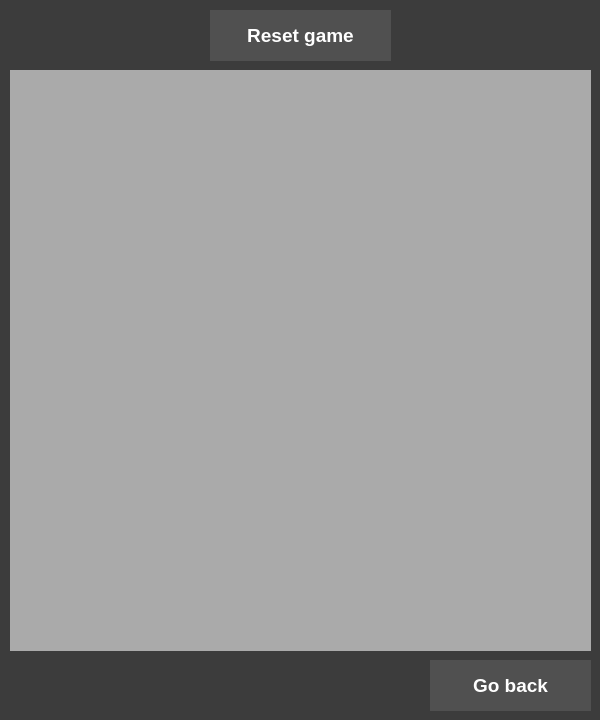
<?xml version="1.0" encoding="UTF-8"?>
<ui version="4.0">
 <class>PuzzleGamesClass</class>
 <widget class="QMainWindow" name="PuzzleGamesClass">
  <property name="geometry">
   <rect>
    <x>0</x>
    <y>0</y>
    <width>600</width>
    <height>720</height>
   </rect>
  </property>
  <property name="windowTitle">
   <string>Puzzle Games</string>
  </property>
  <widget class="QWidget" name="centralWidget">
   <property name="styleSheet">
    <string notr="true">background-color: rgb(60,60,60);
</string>
   </property>
   <widget class="QStackedWidget" name="MainStackedWidget">
    <property name="geometry">
     <rect>
      <x>0</x>
      <y>0</y>
      <width>601</width>
      <height>721</height>
     </rect>
    </property>
    <property name="currentIndex">
     <number>1</number>
    </property>
    <widget class="QWidget" name="GameSelectWindow">
     <widget class="QLabel" name="SelectGameLabel">
      <property name="geometry">
       <rect>
        <x>160</x>
        <y>0</y>
        <width>291</width>
        <height>51</height>
       </rect>
      </property>
      <property name="font">
       <font>
        <pointsize>14</pointsize>
        <bold>true</bold>
       </font>
      </property>
      <property name="styleSheet">
       <string notr="true">color: rgb(255, 255, 255);</string>
      </property>
      <property name="text">
       <string>Select game</string>
      </property>
      <property name="alignment">
       <set>Qt::AlignCenter</set>
      </property>
     </widget>
     <widget class="QLabel" name="bar">
      <property name="geometry">
       <rect>
        <x>0</x>
        <y>48</y>
        <width>601</width>
        <height>4</height>
       </rect>
      </property>
      <property name="font">
       <font>
        <pointsize>14</pointsize>
        <bold>true</bold>
       </font>
      </property>
      <property name="styleSheet">
       <string notr="true">background-color:rgb(140,140,140);</string>
      </property>
      <property name="text">
       <string/>
      </property>
      <property name="alignment">
       <set>Qt::AlignCenter</set>
      </property>
     </widget>
     <widget class="QFrame" name="GamesFrame">
      <property name="geometry">
       <rect>
        <x>10</x>
        <y>60</y>
        <width>581</width>
        <height>651</height>
       </rect>
      </property>
      <property name="sizePolicy">
       <sizepolicy hsizetype="Fixed" vsizetype="Fixed">
        <horstretch>0</horstretch>
        <verstretch>0</verstretch>
       </sizepolicy>
      </property>
      <property name="styleSheet">
       <string notr="true">background-color: rgb(60,60,60);
</string>
      </property>
      <property name="frameShape">
       <enum>QFrame::StyledPanel</enum>
      </property>
      <property name="frameShadow">
       <enum>QFrame::Raised</enum>
      </property>
      <layout class="QVBoxLayout" name="verticalLayout">
       <property name="leftMargin">
        <number>0</number>
       </property>
       <property name="topMargin">
        <number>0</number>
       </property>
       <property name="rightMargin">
        <number>0</number>
       </property>
       <property name="bottomMargin">
        <number>0</number>
       </property>
       <item>
        <layout class="QHBoxLayout" name="GamesLayoutTop">
         <property name="spacing">
          <number>16</number>
         </property>
         <property name="sizeConstraint">
          <enum>QLayout::SetMaximumSize</enum>
         </property>
         <property name="leftMargin">
          <number>0</number>
         </property>
         <property name="topMargin">
          <number>0</number>
         </property>
         <property name="rightMargin">
          <number>0</number>
         </property>
         <item>
          <widget class="QFrame" name="MSweeperSelectFrame">
           <property name="sizePolicy">
            <sizepolicy hsizetype="Maximum" vsizetype="Preferred">
             <horstretch>0</horstretch>
             <verstretch>0</verstretch>
            </sizepolicy>
           </property>
           <property name="minimumSize">
            <size>
             <width>172</width>
             <height>200</height>
            </size>
           </property>
           <property name="maximumSize">
            <size>
             <width>172</width>
             <height>200</height>
            </size>
           </property>
           <property name="styleSheet">
            <string notr="true">background-color:rgb(100,100,100);
border-radius: 10px;</string>
           </property>
           <property name="frameShape">
            <enum>QFrame::StyledPanel</enum>
           </property>
           <property name="frameShadow">
            <enum>QFrame::Raised</enum>
           </property>
           <widget class="QLabel" name="MSweeperSelectLabel">
            <property name="geometry">
             <rect>
              <x>10</x>
              <y>0</y>
              <width>151</width>
              <height>41</height>
             </rect>
            </property>
            <property name="font">
             <font>
              <pointsize>14</pointsize>
              <bold>false</bold>
             </font>
            </property>
            <property name="styleSheet">
             <string notr="true">color: rgb(255, 255, 255);</string>
            </property>
            <property name="text">
             <string>Minesweeper</string>
            </property>
            <property name="alignment">
             <set>Qt::AlignCenter</set>
            </property>
           </widget>
           <widget class="QPushButton" name="MSweeperPlayBtn">
            <property name="geometry">
             <rect>
              <x>20</x>
              <y>150</y>
              <width>131</width>
              <height>41</height>
             </rect>
            </property>
            <property name="sizePolicy">
             <sizepolicy hsizetype="Preferred" vsizetype="Preferred">
              <horstretch>0</horstretch>
              <verstretch>0</verstretch>
             </sizepolicy>
            </property>
            <property name="minimumSize">
             <size>
              <width>0</width>
              <height>0</height>
             </size>
            </property>
            <property name="font">
             <font>
              <pointsize>12</pointsize>
             </font>
            </property>
            <property name="mouseTracking">
             <bool>true</bool>
            </property>
            <property name="styleSheet">
             <string notr="true">border:0px;
color: rgb(255, 255, 255);

padding: 0px 0px 0px 0px;
background-color: rgb(80,80,80);</string>
            </property>
            <property name="text">
             <string>Play</string>
            </property>
            <property name="checkable">
             <bool>true</bool>
            </property>
           </widget>
           <widget class="QFrame" name="MSweeperPicFrame">
            <property name="geometry">
             <rect>
              <x>30</x>
              <y>40</y>
              <width>111</width>
              <height>101</height>
             </rect>
            </property>
            <property name="styleSheet">
             <string notr="true">background-color: rgb(80,80,80);
border-radius: 0px;</string>
            </property>
            <property name="frameShape">
             <enum>QFrame::StyledPanel</enum>
            </property>
            <property name="frameShadow">
             <enum>QFrame::Raised</enum>
            </property>
            <widget class="QLabel" name="MSweeperPic">
             <property name="geometry">
              <rect>
               <x>10</x>
               <y>10</y>
               <width>91</width>
               <height>81</height>
              </rect>
             </property>
             <property name="text">
              <string/>
             </property>
             <property name="pixmap">
              <pixmap resource="PuzzleGames.qrc">:/minesweeperPicture/minesweeperPicture.png</pixmap>
             </property>
             <property name="scaledContents">
              <bool>true</bool>
             </property>
            </widget>
           </widget>
          </widget>
         </item>
         <item>
          <widget class="QFrame" name="BShipSelectFrame">
           <property name="minimumSize">
            <size>
             <width>172</width>
             <height>200</height>
            </size>
           </property>
           <property name="maximumSize">
            <size>
             <width>172</width>
             <height>200</height>
            </size>
           </property>
           <property name="styleSheet">
            <string notr="true">background-color:rgb(100,100,100);
border-radius: 10px;</string>
           </property>
           <property name="frameShape">
            <enum>QFrame::StyledPanel</enum>
           </property>
           <property name="frameShadow">
            <enum>QFrame::Raised</enum>
           </property>
           <widget class="QLabel" name="BShipSelectLabel">
            <property name="geometry">
             <rect>
              <x>10</x>
              <y>0</y>
              <width>151</width>
              <height>41</height>
             </rect>
            </property>
            <property name="font">
             <font>
              <pointsize>14</pointsize>
              <bold>false</bold>
             </font>
            </property>
            <property name="styleSheet">
             <string notr="true">color: rgb(255, 255, 255);</string>
            </property>
            <property name="text">
             <string>Battleship</string>
            </property>
            <property name="alignment">
             <set>Qt::AlignCenter</set>
            </property>
           </widget>
           <widget class="QPushButton" name="BShipPlayBtn">
            <property name="geometry">
             <rect>
              <x>20</x>
              <y>150</y>
              <width>131</width>
              <height>41</height>
             </rect>
            </property>
            <property name="minimumSize">
             <size>
              <width>0</width>
              <height>0</height>
             </size>
            </property>
            <property name="font">
             <font>
              <pointsize>12</pointsize>
             </font>
            </property>
            <property name="mouseTracking">
             <bool>true</bool>
            </property>
            <property name="styleSheet">
             <string notr="true">border:0px;
color: rgb(255, 255, 255);

padding: 0px 0px 0px 0px;
background-color: rgb(80,80,80);</string>
            </property>
            <property name="text">
             <string>Play</string>
            </property>
            <property name="checkable">
             <bool>true</bool>
            </property>
           </widget>
           <widget class="QFrame" name="BShipPicFrame">
            <property name="geometry">
             <rect>
              <x>30</x>
              <y>40</y>
              <width>111</width>
              <height>101</height>
             </rect>
            </property>
            <property name="styleSheet">
             <string notr="true">background-color: rgb(80,80,80);
border-radius: 0px;</string>
            </property>
            <property name="frameShape">
             <enum>QFrame::StyledPanel</enum>
            </property>
            <property name="frameShadow">
             <enum>QFrame::Raised</enum>
            </property>
            <widget class="QLabel" name="BShipPic">
             <property name="geometry">
              <rect>
               <x>10</x>
               <y>10</y>
               <width>91</width>
               <height>81</height>
              </rect>
             </property>
             <property name="text">
              <string/>
             </property>
             <property name="pixmap">
              <pixmap resource="PuzzleGames.qrc">:/battleshipPicture/battleshipPicture.png</pixmap>
             </property>
             <property name="scaledContents">
              <bool>true</bool>
             </property>
            </widget>
           </widget>
          </widget>
         </item>
         <item>
          <widget class="QFrame" name="FillSquaresSelectFrame">
           <property name="minimumSize">
            <size>
             <width>172</width>
             <height>200</height>
            </size>
           </property>
           <property name="maximumSize">
            <size>
             <width>172</width>
             <height>200</height>
            </size>
           </property>
           <property name="styleSheet">
            <string notr="true">background-color:rgb(100,100,100);
border-radius: 10px;</string>
           </property>
           <property name="frameShape">
            <enum>QFrame::StyledPanel</enum>
           </property>
           <property name="frameShadow">
            <enum>QFrame::Raised</enum>
           </property>
           <widget class="QLabel" name="FillSquaresLabel">
            <property name="geometry">
             <rect>
              <x>10</x>
              <y>0</y>
              <width>151</width>
              <height>41</height>
             </rect>
            </property>
            <property name="font">
             <font>
              <pointsize>14</pointsize>
              <bold>false</bold>
             </font>
            </property>
            <property name="styleSheet">
             <string notr="true">color: rgb(255, 255, 255);</string>
            </property>
            <property name="text">
             <string>Fill the Squares</string>
            </property>
            <property name="alignment">
             <set>Qt::AlignCenter</set>
            </property>
           </widget>
           <widget class="QPushButton" name="FillSquaresPlayBtn">
            <property name="geometry">
             <rect>
              <x>20</x>
              <y>150</y>
              <width>131</width>
              <height>41</height>
             </rect>
            </property>
            <property name="minimumSize">
             <size>
              <width>0</width>
              <height>0</height>
             </size>
            </property>
            <property name="font">
             <font>
              <pointsize>12</pointsize>
             </font>
            </property>
            <property name="mouseTracking">
             <bool>true</bool>
            </property>
            <property name="styleSheet">
             <string notr="true">border:0px;
color: rgb(255, 255, 255);

padding: 0px 0px 0px 0px;
background-color: rgb(80,80,80);</string>
            </property>
            <property name="text">
             <string>Play</string>
            </property>
            <property name="checkable">
             <bool>true</bool>
            </property>
           </widget>
           <widget class="QFrame" name="FillSquaresPicFrame">
            <property name="geometry">
             <rect>
              <x>30</x>
              <y>40</y>
              <width>111</width>
              <height>101</height>
             </rect>
            </property>
            <property name="styleSheet">
             <string notr="true">background-color: rgb(80,80,80);
border-radius: 0px;</string>
            </property>
            <property name="frameShape">
             <enum>QFrame::StyledPanel</enum>
            </property>
            <property name="frameShadow">
             <enum>QFrame::Raised</enum>
            </property>
            <widget class="QLabel" name="FilLSquaresPic">
             <property name="geometry">
              <rect>
               <x>10</x>
               <y>10</y>
               <width>91</width>
               <height>81</height>
              </rect>
             </property>
             <property name="text">
              <string/>
             </property>
             <property name="pixmap">
              <pixmap resource="PuzzleGames.qrc">:/PuzzleGames/fillSquaresPicture.png</pixmap>
             </property>
             <property name="scaledContents">
              <bool>true</bool>
             </property>
            </widget>
           </widget>
          </widget>
         </item>
        </layout>
       </item>
       <item>
        <layout class="QHBoxLayout" name="GamesLayoutMiddle">
         <property name="spacing">
          <number>16</number>
         </property>
         <property name="sizeConstraint">
          <enum>QLayout::SetMaximumSize</enum>
         </property>
         <property name="leftMargin">
          <number>0</number>
         </property>
         <property name="topMargin">
          <number>0</number>
         </property>
         <property name="rightMargin">
          <number>0</number>
         </property>
         <item>
          <widget class="QFrame" name="BlockSlideSelectFrame">
           <property name="sizePolicy">
            <sizepolicy hsizetype="Fixed" vsizetype="Fixed">
             <horstretch>0</horstretch>
             <verstretch>0</verstretch>
            </sizepolicy>
           </property>
           <property name="minimumSize">
            <size>
             <width>172</width>
             <height>200</height>
            </size>
           </property>
           <property name="maximumSize">
            <size>
             <width>172</width>
             <height>200</height>
            </size>
           </property>
           <property name="styleSheet">
            <string notr="true">background-color:rgb(100,100,100);
border-radius: 10px;</string>
           </property>
           <property name="frameShape">
            <enum>QFrame::StyledPanel</enum>
           </property>
           <property name="frameShadow">
            <enum>QFrame::Raised</enum>
           </property>
           <widget class="QLabel" name="MSweeperSelectLabel_2">
            <property name="geometry">
             <rect>
              <x>10</x>
              <y>0</y>
              <width>151</width>
              <height>41</height>
             </rect>
            </property>
            <property name="font">
             <font>
              <pointsize>14</pointsize>
              <bold>false</bold>
             </font>
            </property>
            <property name="styleSheet">
             <string notr="true">color: rgb(255, 255, 255);</string>
            </property>
            <property name="text">
             <string>Block Slide</string>
            </property>
            <property name="alignment">
             <set>Qt::AlignCenter</set>
            </property>
           </widget>
           <widget class="QPushButton" name="BlockSlidePlayBtn">
            <property name="geometry">
             <rect>
              <x>20</x>
              <y>150</y>
              <width>131</width>
              <height>41</height>
             </rect>
            </property>
            <property name="sizePolicy">
             <sizepolicy hsizetype="Preferred" vsizetype="Preferred">
              <horstretch>0</horstretch>
              <verstretch>0</verstretch>
             </sizepolicy>
            </property>
            <property name="minimumSize">
             <size>
              <width>0</width>
              <height>0</height>
             </size>
            </property>
            <property name="font">
             <font>
              <pointsize>12</pointsize>
             </font>
            </property>
            <property name="mouseTracking">
             <bool>true</bool>
            </property>
            <property name="styleSheet">
             <string notr="true">border:0px;
color: rgb(255, 255, 255);

padding: 0px 0px 0px 0px;
background-color: rgb(80,80,80);</string>
            </property>
            <property name="text">
             <string>Play</string>
            </property>
            <property name="checkable">
             <bool>true</bool>
            </property>
           </widget>
           <widget class="QFrame" name="BlockSlidePicFrame">
            <property name="geometry">
             <rect>
              <x>30</x>
              <y>40</y>
              <width>111</width>
              <height>101</height>
             </rect>
            </property>
            <property name="styleSheet">
             <string notr="true">background-color: rgb(80,80,80);
border-radius: 0px;</string>
            </property>
            <property name="frameShape">
             <enum>QFrame::StyledPanel</enum>
            </property>
            <property name="frameShadow">
             <enum>QFrame::Raised</enum>
            </property>
            <widget class="QLabel" name="BlockSlidePic">
             <property name="geometry">
              <rect>
               <x>10</x>
               <y>10</y>
               <width>91</width>
               <height>81</height>
              </rect>
             </property>
             <property name="text">
              <string/>
             </property>
             <property name="scaledContents">
              <bool>true</bool>
             </property>
            </widget>
           </widget>
          </widget>
         </item>
         <item>
          <spacer name="horizontalSpacer">
           <property name="orientation">
            <enum>Qt::Horizontal</enum>
           </property>
           <property name="sizeType">
            <enum>QSizePolicy::Fixed</enum>
           </property>
           <property name="sizeHint" stdset="0">
            <size>
             <width>390</width>
             <height>20</height>
            </size>
           </property>
          </spacer>
         </item>
        </layout>
       </item>
       <item>
        <spacer name="verticalSpacer">
         <property name="orientation">
          <enum>Qt::Vertical</enum>
         </property>
         <property name="sizeType">
          <enum>QSizePolicy::Fixed</enum>
         </property>
         <property name="sizeHint" stdset="0">
          <size>
           <width>20</width>
           <height>194</height>
          </size>
         </property>
        </spacer>
       </item>
      </layout>
     </widget>
    </widget>
    <widget class="QWidget" name="GamePlayingWindow">
     <property name="styleSheet">
      <string notr="true">background-color: rgb(60,60,60);
</string>
     </property>
     <widget class="QStackedWidget" name="GameStackedWidget">
      <property name="enabled">
       <bool>true</bool>
      </property>
      <property name="geometry">
       <rect>
        <x>10</x>
        <y>70</y>
        <width>581</width>
        <height>581</height>
       </rect>
      </property>
      <property name="styleSheet">
       <string notr="true">background: transparent;
</string>
      </property>
      <property name="currentIndex">
       <number>3</number>
      </property>
      <widget class="QWidget" name="Minesweeper">
       <property name="styleSheet">
        <string notr="true">background-color: rgb(255, 255, 127);</string>
       </property>
       <widget class="QFrame" name="MSweeperTileFrame">
        <property name="geometry">
         <rect>
          <x>0</x>
          <y>0</y>
          <width>581</width>
          <height>581</height>
         </rect>
        </property>
        <property name="styleSheet">
         <string notr="true">background-color: rgb(170, 170, 170);
</string>
        </property>
        <property name="frameShape">
         <enum>QFrame::StyledPanel</enum>
        </property>
        <property name="frameShadow">
         <enum>QFrame::Raised</enum>
        </property>
        <widget class="QWidget" name="gridLayoutWidget_3">
         <property name="geometry">
          <rect>
           <x>0</x>
           <y>0</y>
           <width>581</width>
           <height>581</height>
          </rect>
         </property>
         <layout class="QGridLayout" name="MSweeperMainGrid">
          <property name="leftMargin">
           <number>0</number>
          </property>
          <property name="topMargin">
           <number>0</number>
          </property>
          <property name="rightMargin">
           <number>0</number>
          </property>
          <property name="bottomMargin">
           <number>0</number>
          </property>
          <property name="spacing">
           <number>0</number>
          </property>
         </layout>
        </widget>
       </widget>
      </widget>
      <widget class="QWidget" name="Battleship">
       <widget class="QFrame" name="BShipTileFrame">
        <property name="geometry">
         <rect>
          <x>0</x>
          <y>0</y>
          <width>581</width>
          <height>581</height>
         </rect>
        </property>
        <property name="styleSheet">
         <string notr="true">background-color: rgb(170, 170, 170);
</string>
        </property>
        <property name="frameShape">
         <enum>QFrame::StyledPanel</enum>
        </property>
        <property name="frameShadow">
         <enum>QFrame::Raised</enum>
        </property>
        <widget class="QWidget" name="gridLayoutWidget_2">
         <property name="geometry">
          <rect>
           <x>0</x>
           <y>0</y>
           <width>581</width>
           <height>581</height>
          </rect>
         </property>
         <layout class="QGridLayout" name="BShipMainGrid">
          <property name="leftMargin">
           <number>0</number>
          </property>
          <property name="topMargin">
           <number>0</number>
          </property>
          <property name="rightMargin">
           <number>0</number>
          </property>
          <property name="bottomMargin">
           <number>0</number>
          </property>
          <property name="spacing">
           <number>0</number>
          </property>
         </layout>
        </widget>
       </widget>
      </widget>
      <widget class="QWidget" name="FillTheSquares">
       <widget class="QFrame" name="FillSquaresTileFrame">
        <property name="geometry">
         <rect>
          <x>0</x>
          <y>0</y>
          <width>581</width>
          <height>581</height>
         </rect>
        </property>
        <property name="styleSheet">
         <string notr="true">background-color: rgb(170, 170, 170);
</string>
        </property>
        <property name="frameShape">
         <enum>QFrame::StyledPanel</enum>
        </property>
        <property name="frameShadow">
         <enum>QFrame::Raised</enum>
        </property>
        <widget class="QWidget" name="gridLayoutWidget_6">
         <property name="geometry">
          <rect>
           <x>0</x>
           <y>0</y>
           <width>581</width>
           <height>581</height>
          </rect>
         </property>
         <layout class="QGridLayout" name="FillSquaresMainGrid">
          <property name="leftMargin">
           <number>0</number>
          </property>
          <property name="topMargin">
           <number>0</number>
          </property>
          <property name="rightMargin">
           <number>0</number>
          </property>
          <property name="bottomMargin">
           <number>0</number>
          </property>
          <property name="spacing">
           <number>0</number>
          </property>
         </layout>
        </widget>
       </widget>
      </widget>
      <widget class="QWidget" name="BlockSlide">
       <widget class="QFrame" name="BlockSlideTileFrame">
        <property name="geometry">
         <rect>
          <x>0</x>
          <y>0</y>
          <width>581</width>
          <height>581</height>
         </rect>
        </property>
        <property name="styleSheet">
         <string notr="true">background-color: rgb(170, 170, 170);
</string>
        </property>
        <property name="frameShape">
         <enum>QFrame::StyledPanel</enum>
        </property>
        <property name="frameShadow">
         <enum>QFrame::Raised</enum>
        </property>
        <widget class="QWidget" name="gridLayoutWidget_8">
         <property name="geometry">
          <rect>
           <x>0</x>
           <y>0</y>
           <width>581</width>
           <height>581</height>
          </rect>
         </property>
         <layout class="QGridLayout" name="BlockSlideMainGrid">
          <property name="leftMargin">
           <number>0</number>
          </property>
          <property name="topMargin">
           <number>0</number>
          </property>
          <property name="rightMargin">
           <number>0</number>
          </property>
          <property name="bottomMargin">
           <number>0</number>
          </property>
          <property name="spacing">
           <number>0</number>
          </property>
         </layout>
        </widget>
       </widget>
      </widget>
     </widget>
     <widget class="QPushButton" name="ResetButton">
      <property name="geometry">
       <rect>
        <x>210</x>
        <y>10</y>
        <width>181</width>
        <height>51</height>
       </rect>
      </property>
      <property name="font">
       <font>
        <pointsize>14</pointsize>
        <bold>true</bold>
       </font>
      </property>
      <property name="styleSheet">
       <string notr="true">color: rgb(255, 255, 255);
background-color: rgb(80,80,80);
border: 0px;</string>
      </property>
      <property name="text">
       <string>Reset game</string>
      </property>
     </widget>
     <widget class="QLabel" name="TopRightLabel">
      <property name="geometry">
       <rect>
        <x>410</x>
        <y>10</y>
        <width>181</width>
        <height>51</height>
       </rect>
      </property>
      <property name="font">
       <font>
        <pointsize>14</pointsize>
        <bold>true</bold>
       </font>
      </property>
      <property name="styleSheet">
       <string notr="true">color: rgb(255, 255, 255);</string>
      </property>
      <property name="text">
       <string/>
      </property>
      <property name="alignment">
       <set>Qt::AlignCenter</set>
      </property>
     </widget>
     <widget class="QLabel" name="TopLeftLabel">
      <property name="geometry">
       <rect>
        <x>10</x>
        <y>10</y>
        <width>181</width>
        <height>51</height>
       </rect>
      </property>
      <property name="font">
       <font>
        <pointsize>14</pointsize>
        <bold>true</bold>
       </font>
      </property>
      <property name="styleSheet">
       <string notr="true">color: rgb(255, 255, 255);</string>
      </property>
      <property name="text">
       <string/>
      </property>
      <property name="alignment">
       <set>Qt::AlignCenter</set>
      </property>
     </widget>
     <widget class="QLabel" name="StatusLabel">
      <property name="geometry">
       <rect>
        <x>170</x>
        <y>660</y>
        <width>261</width>
        <height>51</height>
       </rect>
      </property>
      <property name="font">
       <font>
        <pointsize>14</pointsize>
        <bold>true</bold>
       </font>
      </property>
      <property name="styleSheet">
       <string notr="true">color: rgb(255, 255, 255);</string>
      </property>
      <property name="text">
       <string/>
      </property>
      <property name="alignment">
       <set>Qt::AlignCenter</set>
      </property>
     </widget>
     <widget class="QPushButton" name="GoBackButton">
      <property name="geometry">
       <rect>
        <x>430</x>
        <y>660</y>
        <width>161</width>
        <height>51</height>
       </rect>
      </property>
      <property name="font">
       <font>
        <pointsize>14</pointsize>
        <bold>true</bold>
       </font>
      </property>
      <property name="styleSheet">
       <string notr="true">color: rgb(255, 255, 255);
background-color: rgb(80,80,80);
border: 0px;</string>
      </property>
      <property name="text">
       <string>Go back</string>
      </property>
     </widget>
    </widget>
   </widget>
  </widget>
 </widget>
 <layoutdefault spacing="6" margin="11"/>
 <resources>
  <include location="PuzzleGames.qrc"/>
 </resources>
 <connections/>
</ui>
